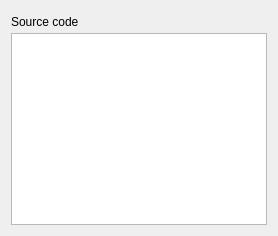
                <widget class="QWidget" name="layoutWidget_3">
                 <layout class="QVBoxLayout" name="verticalLayout_10">
                  <property name="spacing">
                   <number>0</number>
                  </property>
                  <item>
                   <layout class="QHBoxLayout" name="horizontalLayout_19">
                    <property name="spacing">
                     <number>0</number>
                    </property>
                    <item>
                     <widget class="QLabel" name="label_20">
                      <property name="text">
                       <string>Source code</string>
                      </property>
                     </widget>
                    </item>
                    <item>
                     <widget class="QPushButton" name="CopyBibSourceCode">
                      <property name="sizePolicy">
                       <sizepolicy hsizetype="Fixed" vsizetype="Fixed">
                        <horstretch>0</horstretch>
                        <verstretch>0</verstretch>
                       </sizepolicy>
                      </property>
                      <property name="text">
                       <string/>
                      </property>
                      <property name="icon">
                       <iconset resource="images.qrc">
                        <normaloff>:/images/edit-copy.svg</normaloff>:/images/edit-copy.svg</iconset>
                      </property>
                      <property name="flat">
                       <bool>true</bool>
                      </property>
                     </widget>
                    </item>
                   </layout>
                  </item>
                  <item>
                   <widget class="LatexTextBrowser" name="SourceCodeText">
                    <property name="minimumSize">
                     <size>
                      <width>0</width>
                      <height>0</height>
                     </size>
                    </property>
                    <property name="sizeIncrement">
                     <size>
                      <width>0</width>
                      <height>0</height>
                     </size>
                    </property>
                    <property name="baseSize">
                     <size>
                      <width>0</width>
                      <height>0</height>
                     </size>
                    </property>
                    <property name="font">
                     <font>
                      <family>Microsoft YaHei UI</family>
                     </font>
                    </property>
                   </widget>
                  </item>
                 </layout>
                </widget>
